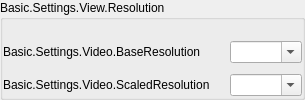
                  <widget class="QGroupBox" name="groupBoxViewResolution">
                   <property name="title">
                    <string>Basic.Settings.View.Resolution</string>
                   </property>
                   <property name="uistep" stdset="0">
                    <string notr="true">Resolution</string>
                   </property>
                   <layout class="QFormLayout" name="formLayout_3">
                    <property name="horizontalSpacing">
                     <number>20</number>
                    </property>
                    <property name="verticalSpacing">
                     <number>10</number>
                    </property>
                    <property name="leftMargin">
                     <number>0</number>
                    </property>
                    <property name="topMargin">
                     <number>20</number>
                    </property>
                    <property name="rightMargin">
                     <number>0</number>
                    </property>
                    <property name="bottomMargin">
                     <number>0</number>
                    </property>
                    <item row="0" column="0">
                     <widget class="QLabel" name="label_8">
                      <property name="sizePolicy">
                       <sizepolicy hsizetype="Preferred" vsizetype="Expanding">
                        <horstretch>0</horstretch>
                        <verstretch>0</verstretch>
                       </sizepolicy>
                      </property>
                      <property name="text">
                       <string>Basic.Settings.Video.BaseResolution</string>
                      </property>
                      <property name="alignment">
                       <set>Qt::AlignLeading|Qt::AlignLeft|Qt::AlignVCenter</set>
                      </property>
                      <property name="wordWrap">
                       <bool>true</bool>
                      </property>
                      <property name="buddy">
                       <cstring>baseResolution</cstring>
                      </property>
                      <property name="useFor" stdset="0">
                       <string notr="true">FormLabelRole</string>
                      </property>
                     </widget>
                    </item>
                    <item row="0" column="1">
                     <widget class="PLSEditableComboBox" name="baseResolution">
                      <property name="editable">
                       <bool>true</bool>
                      </property>
                      <property name="currentText">
                       <string notr="true"/>
                      </property>
                      <property name="duplicatesEnabled">
                       <bool>false</bool>
                      </property>
                      <property name="frame">
                       <bool>true</bool>
                      </property>
                      <property name="uistep" stdset="0">
                       <string notr="true">Base (Canvas) Resolution</string>
                      </property>
                     </widget>
                    </item>
                    <item row="1" column="0">
                     <widget class="QLabel" name="label_10">
                      <property name="sizePolicy">
                       <sizepolicy hsizetype="Preferred" vsizetype="Expanding">
                        <horstretch>0</horstretch>
                        <verstretch>0</verstretch>
                       </sizepolicy>
                      </property>
                      <property name="text">
                       <string>Basic.Settings.Video.ScaledResolution</string>
                      </property>
                      <property name="wordWrap">
                       <bool>true</bool>
                      </property>
                      <property name="buddy">
                       <cstring>outputResolution</cstring>
                      </property>
                      <property name="useFor" stdset="0">
                       <string notr="true">FormLabelRole</string>
                      </property>
                     </widget>
                    </item>
                    <item row="1" column="1">
                     <widget class="PLSEditableComboBox" name="outputResolution">
                      <property name="editable">
                       <bool>true</bool>
                      </property>
                      <property name="currentText">
                       <string notr="true"/>
                      </property>
                      <property name="uistep" stdset="0">
                       <string notr="true">Output (Scaled) Resolution</string>
                      </property>
                     </widget>
                    </item>
                   </layout>
                  </widget>
